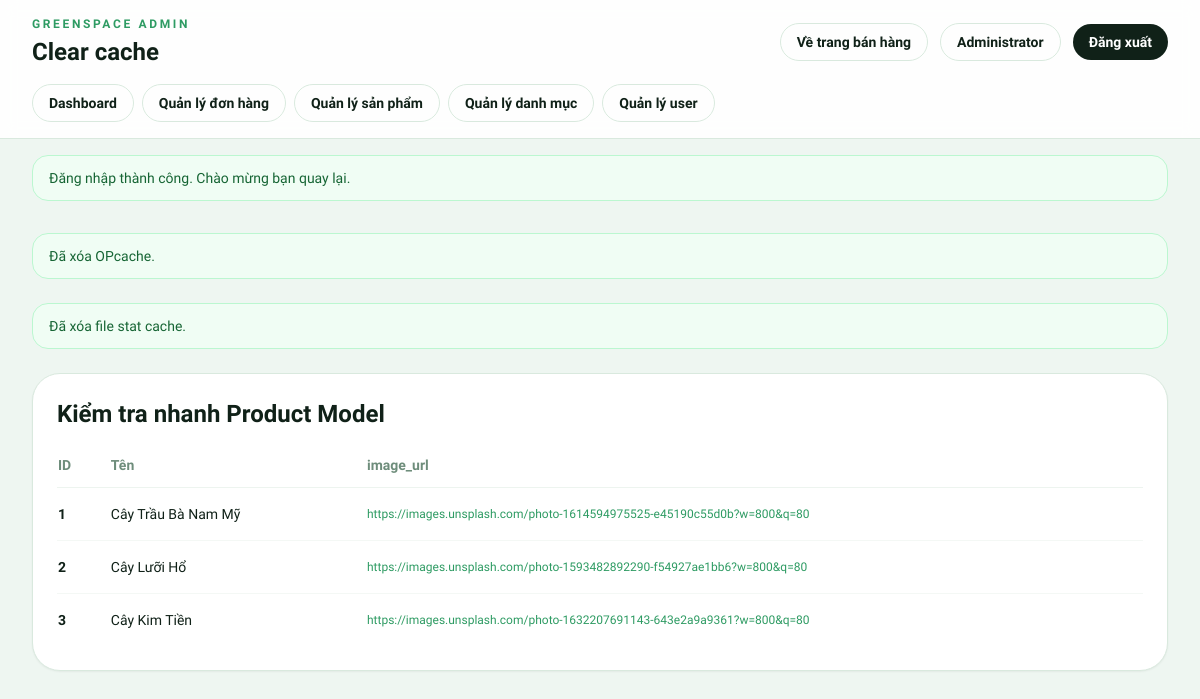
Page /admin/clear_cache.php (signed in) on the committed database.
### tables this page shows
CREATE TABLE products (
    id INT AUTO_INCREMENT PRIMARY KEY,
    category_id INT NOT NULL,
    name VARCHAR(200) NOT NULL,
    slug VARCHAR(200) NOT NULL UNIQUE,
    description TEXT DEFAULT NULL,
    price DECIMAL(10, 2) NOT NULL,
    sale_price DECIMAL(10, 2) DEFAULT NULL,
    stock INT NOT NULL DEFAULT 0,
    image VARCHAR(255) DEFAULT NULL,
    images TEXT DEFAULT NULL,  
    size VARCHAR(50) DEFAULT NULL,
    care_level ENUM('easy', 'medium', 'hard') NOT NULL DEFAULT 'medium',
    light_requirement ENUM('low', 'medium', 'high') NOT NULL DEFAULT 'medium',
    water_requirement ENUM('low', 'medium', 'high') NOT NULL DEFAULT 'medium',
    featured TINYINT(1) NOT NULL DEFAULT 0,
    status ENUM('active', 'inactive') NOT NULL DEFAULT 'active',
    views INT NOT NULL DEFAULT 0,
    created_at TIMESTAMP DEFAULT CURRENT_TIMESTAMP,
    updated_at TIMESTAMP DEFAULT CURRENT_TIMESTAMP ON UPDATE CURRENT_TIMESTAMP,
    CONSTRAINT fk_products_category
        FOREIGN KEY (category_id) REFERENCES categories(id) ON DELETE CASCADE,
    INDEX idx_products_category_id (category_id),
    INDEX idx_products_status (status),
    INDEX idx_products_featured (featured),
    INDEX idx_products_price (price),
    INDEX idx_products_stock (stock)
);

### helpers/functions.php (called while the page is built, shortened)
<?php
function clean(string|array $data): string|array {
    return htmlspecialchars(trim($data), ENT_QUOTES, 'UTF-8');
}

### app/models/Product.php (called while the page is built, shortened)
<?php
class Product {
    private PDO $conn;
    private string $table = 'products';
    public function __construct() {
        $db = new Database();
        $this->conn = $db->getConnection();
    }
    public function getAll(int $limit = 12, int $offset = 0): array {
        $query = "SELECT " . self::SELECT_FIELDS . "
                  FROM {$this->table} p
                  LEFT JOIN categories c ON p.category_id = c.id
                  WHERE " . self::ACTIVE_PRODUCT_WHERE . "
                  ORDER BY p.featured DESC, p.created_at DESC
                  LIMIT :limit OFFSET :offset";
        $stmt = $this->conn->prepare($query);
        $stmt->bindValue(':limit', $limit, PDO::PARAM_INT);
        $stmt->bindValue(':offset', $offset, PDO::PARAM_INT);
        $stmt->execute();
        return $this->formatProducts($stmt->fetchAll());
    }
    private function formatProduct(array $product): array {
        $product['stock_quantity'] = isset($product['stock']) ? (int)$product['stock'] : 0;
        $product['image_url'] = $this->normalizeImageUrl($product['image'] ?? null);
        $product['effective_price'] = $this->getEffectivePrice($product);
        $product['short_description'] = $product['description'] ?? '';
        $product['long_description'] = $product['description'] ?? '';
        $product['light_care'] = $this->translateRequirement($product['light_requirement'] ?? 'medium');
        $product['water_care'] = $this->translateRequirement($product['water_requirement'] ?? 'medium');
        $product['temp_care'] = $this->translateCareLevel($product['care_level'] ?? 'medium');
        $product['is_new'] = $this->isRecentlyCreated($product['created_at'] ?? null);
        $product['badge'] = $this->resolveBadge($product);
        $product['discount_percentage'] = $this->calculateDiscountPercentage($product);
        return $product;
    }
    private function formatProducts(array $products, bool $markBestseller = false): array {
        return array_map(function (array $product) use ($markBestseller): array {
            $formatted = $this->formatProduct($product);
            if ($markBestseller && empty($formatted['badge']) && !empty($formatted['total_sold'])) {
                $formatted['badge'] = 'bestseller';
            }
            return $formatted;
        }, $products);
    }
    private function resolveBadge(array $product): ?string {
        if (!empty($product['sale_price']) && (float)$product['sale_price'] > 0 && (float)$product['sale_price'] < (float)$product['price']) {
            return 'sale';
        }
        if ($this->isRecentlyCreated($product['created_at'] ?? null)) {
            return 'new';
        }
        return null;
    }
    private function calculateDiscountPercentage(array $product): int {
        $price = (float)($product['price'] ?? 0);
        $salePrice = (float)($product['sale_price'] ?? 0);
        if ($price <= 0 || $salePrice <= 0 || $salePrice >= $price) {
            return 0;
        }
        return (int)round((($price - $salePrice) / $price) * 100);
    }
    private function getEffectivePrice(array $product): float {
        if (!empty($product['sale_price']) && (float)$product['sale_price'] > 0) {
            return (float)$product['sale_price'];
        }
        return (float)($product['price'] ?? 0);
    }
    private function normalizeImageUrl(?string $path): string {
        if (preg_match('#^https?://#i', $path) === 1) {
            return $path;
        }
        return upload_url($path);
    }
    private function isRecentlyCreated(?string $createdAt): bool {
        $created = strtotime($createdAt);
        return $created >= strtotime('-30 days');
    }
    private function translateRequirement(string $value): string {
        return match ($value) {
            'low' => 'Thấp',
            'high' => 'Cao',
            default => 'Vừa',
        };
    }
    private function translateCareLevel(string $value): string {
        return match ($value) {
            'easy' => 'Dễ',
            'hard' => 'Khó',
            default => 'Trung bình',
        };
    }
}

### config/database.php (called while the page is built, shortened)
<?php
class Database {
    private $host;
    private $db_name;
    private $username;
    private $password;
    private $charset;
    public function __construct() {
        $this->host = DB_HOST ?? 'localhost';
        $this->db_name = DB_NAME ?? 'webgreenspace';
        $this->username = DB_USER ?? 'root';
        $this->password = DB_PASS ?? '';
        $this->charset = DB_CHARSET ?? 'utf8mb4';
    }
    public function getConnection() {
        $this->conn = null;
        try {
            $dsn = "mysql:host={$this->host};dbname={$this->db_name};charset={$this->charset}";
            $options = [
                PDO::ATTR_ERRMODE => PDO::ERRMODE_EXCEPTION,
                PDO::ATTR_DEFAULT_FETCH_MODE => PDO::FETCH_ASSOC,
                PDO::ATTR_EMULATE_PREPARES => false,
            ];
            $this->conn = new PDO($dsn, $this->username, $this->password, $options);
        } catch(PDOException $e) {
            echo "Connection Error: " . $e->getMessage();
            die();
        }
        return $this->conn;
    }
}

### public/admin/clear_cache.php (the view, shortened to what this page needs)
<?php
require_once __DIR__ . '/bootstrap.php';
require_once __DIR__ . '/../../app/models/Product.php';
$messages = [];
if (function_exists('opcache_reset')) {
    $messages[] = ['type' => 'success', 'text' => 'Đã xóa OPcache.'];
} else {
    $messages[] = ['type' => 'error', 'text' => 'OPcache không được bật trên môi trường này.'];
}
$messages[] = ['type' => 'success', 'text' => 'Đã xóa file stat cache.'];
$productModel = new Product();
$products = $productModel->getAll(3, 0);
?>
<div class="space-y-6">
    <?php foreach ($messages as $message): ?>
        <div class="rounded-2xl border px-4 py-3 text-sm font-medium <?= $message['type'] === 'success' ? 'border-green-200 bg-green-50 text-green-800' : 'border-red-200 bg-red-50 text-red-800' ?>">
            <?= clean($message['text']) ?>
        </div>
    <?php endforeach; ?>
    <div class="rounded-[1.75rem] border border-[#d9e9de] bg-white p-6 shadow-sm">
        <h2 class="text-2xl font-extrabold text-[#102118]">Kiểm tra nhanh Product Model</h2>
        <div class="mt-6 overflow-x-auto">
            <table class="min-w-full text-sm">
                <thead>
                    <tr class="border-b border-[#edf4ef] text-left text-[#6e8d7b]">
                        <th class="pb-3 pr-4 font-semibold">ID</th>
                        <th class="pb-3 pr-4 font-semibold">Tên</th>
                        <th class="pb-3 font-semibold">image_url</th>
                    </tr>
                </thead>
                <tbody>
                    <?php foreach ($products as $product): ?>
                        <tr class="border-b border-[#f4f8f5] last:border-b-0">
                            <td class="py-4 pr-4 font-semibold text-[#102118]"><?= (int)$product['id'] ?></td>
                            <td class="py-4 pr-4 text-[#102118]"><?= clean($product['name']) ?></td>
                            <td class="py-4 text-xs text-[#2e9b63]"><?= clean($product['image_url']) ?></td>
                        </tr>
                    <?php endforeach; ?>
                </tbody>
            </table>
        </div>
    </div>
</div>

### rows in the picture
products: id "1", name "Cây Trầu Bà Nam Mỹ", image "https://images.unsplash.com/photo-1614594975525-e45190c55d0b?w=800&q=80"
products: id "2", name "Cây Lưỡi Hổ", image "https://images.unsplash.com/photo-1593482892290-f54927ae1bb6?w=800&q=80"
products: id "3", name "Cây Kim Tiền", image "https://images.unsplash.com/photo-1632207691143-643e2a9a9361?w=800&q=80"

### other values in the picture
$title "Clear cache"
$adminName "Administrator"
$label "Dashboard"
$label "Quản lý đơn hàng"
$label "Quản lý sản phẩm"
$label "Quản lý danh mục"
$label "Quản lý user"
$flash['message'] "Đăng nhập thành công. Chào mừng bạn quay lại."
$message['text'] "Đã xóa OPcache."
$message['text'] "Đã xóa file stat cache."
